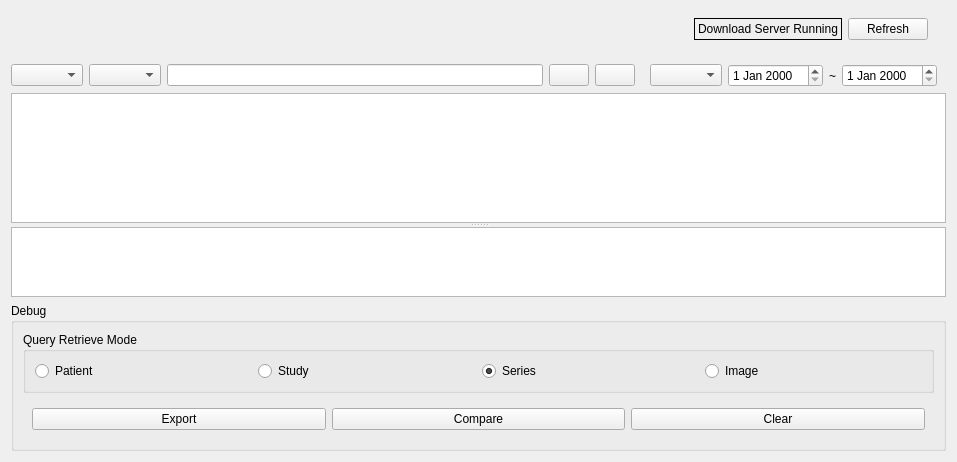
<?xml version="1.0" encoding="UTF-8"?>
<ui version="4.0">
 <class>PACSSearchDownloadWidget</class>
 <widget class="QWidget" name="PACSSearchDownloadWidget">
  <property name="geometry">
   <rect>
    <x>0</x>
    <y>0</y>
    <width>957</width>
    <height>462</height>
   </rect>
  </property>
  <property name="windowTitle">
   <string>Form</string>
  </property>
  <layout class="QVBoxLayout" name="verticalLayout">
   <property name="topMargin">
    <number>0</number>
   </property>
   <item>
    <widget class="QWidget" name="widget_4" native="true">
     <layout class="QHBoxLayout" name="horizontalLayout_7">
      <item>
       <widget class="fm::PACSListWidget" name="m_PACSListWidget" native="true">
        <layout class="QHBoxLayout" name="horizontalLayout_5"/>
       </widget>
      </item>
      <item>
       <spacer name="horizontalSpacer_2">
        <property name="orientation">
         <enum>Qt::Horizontal</enum>
        </property>
        <property name="sizeHint" stdset="0">
         <size>
          <width>634</width>
          <height>20</height>
         </size>
        </property>
       </spacer>
      </item>
      <item>
       <widget class="QWidget" name="m_widgetDownloadServer" native="true">
        <layout class="QHBoxLayout" name="horizontalLayout_6">
         <item>
          <widget class="QLabel" name="m_labelDownloadServerStatus">
           <property name="frameShape">
            <enum>QFrame::Box</enum>
           </property>
           <property name="text">
            <string>Download Server Running</string>
           </property>
          </widget>
         </item>
         <item>
          <widget class="QPushButton" name="m_btnRefreshDownloadServer">
           <property name="sizePolicy">
            <sizepolicy hsizetype="Fixed" vsizetype="Fixed">
             <horstretch>0</horstretch>
             <verstretch>0</verstretch>
            </sizepolicy>
           </property>
           <property name="text">
            <string>Refresh</string>
           </property>
          </widget>
         </item>
        </layout>
       </widget>
      </item>
     </layout>
    </widget>
   </item>
   <item>
    <widget class="QWidget" name="widget_2" native="true">
     <property name="sizePolicy">
      <sizepolicy hsizetype="Preferred" vsizetype="Preferred">
       <horstretch>3</horstretch>
       <verstretch>0</verstretch>
      </sizepolicy>
     </property>
     <layout class="QHBoxLayout" name="horizontalLayout_3">
      <property name="leftMargin">
       <number>0</number>
      </property>
      <property name="topMargin">
       <number>0</number>
      </property>
      <property name="rightMargin">
       <number>0</number>
      </property>
      <property name="bottomMargin">
       <number>0</number>
      </property>
      <item>
       <widget class="QComboBox" name="m_cboSearchMode"/>
      </item>
      <item>
       <widget class="QComboBox" name="m_cboModality"/>
      </item>
      <item>
       <widget class="QLineEdit" name="m_editSearch">
        <property name="sizePolicy">
         <sizepolicy hsizetype="Expanding" vsizetype="Fixed">
          <horstretch>0</horstretch>
          <verstretch>0</verstretch>
         </sizepolicy>
        </property>
       </widget>
      </item>
      <item>
       <widget class="QPushButton" name="m_btnSearch">
        <property name="sizePolicy">
         <sizepolicy hsizetype="Fixed" vsizetype="Fixed">
          <horstretch>0</horstretch>
          <verstretch>0</verstretch>
         </sizepolicy>
        </property>
        <property name="styleSheet">
         <string notr="true"/>
        </property>
        <property name="text">
         <string/>
        </property>
       </widget>
      </item>
      <item>
       <widget class="QPushButton" name="m_btnDownload">
        <property name="sizePolicy">
         <sizepolicy hsizetype="Fixed" vsizetype="Fixed">
          <horstretch>0</horstretch>
          <verstretch>0</verstretch>
         </sizepolicy>
        </property>
        <property name="text">
         <string/>
        </property>
       </widget>
      </item>
      <item>
       <widget class="QWidget" name="widget" native="true">
        <layout class="QHBoxLayout" name="horizontalLayout">
         <property name="topMargin">
          <number>0</number>
         </property>
         <property name="bottomMargin">
          <number>0</number>
         </property>
         <item>
          <widget class="QComboBox" name="m_cboDateRangeMode"/>
         </item>
         <item>
          <widget class="QDateEdit" name="m_dateEditStart"/>
         </item>
         <item>
          <widget class="QLabel" name="label">
           <property name="text">
            <string>~</string>
           </property>
          </widget>
         </item>
         <item>
          <widget class="QDateEdit" name="m_dateEditEnd"/>
         </item>
        </layout>
       </widget>
      </item>
     </layout>
    </widget>
   </item>
   <item>
    <widget class="QSplitter" name="m_splitter">
     <property name="orientation">
      <enum>Qt::Vertical</enum>
     </property>
     <widget class="QTableWidget" name="m_tableSearchStudyList">
      <property name="sizePolicy">
       <sizepolicy hsizetype="Expanding" vsizetype="Expanding">
        <horstretch>0</horstretch>
        <verstretch>2</verstretch>
       </sizepolicy>
      </property>
     </widget>
     <widget class="QTableWidget" name="m_tableSearchSeriesList">
      <property name="sizePolicy">
       <sizepolicy hsizetype="Expanding" vsizetype="Expanding">
        <horstretch>0</horstretch>
        <verstretch>1</verstretch>
       </sizepolicy>
      </property>
     </widget>
    </widget>
   </item>
   <item>
    <widget class="QGroupBox" name="m_groupDebug">
     <property name="title">
      <string>Debug</string>
     </property>
     <layout class="QVBoxLayout" name="verticalLayout_2">
      <item>
       <widget class="QGroupBox" name="groupBox">
        <property name="title">
         <string>Query Retrieve Mode</string>
        </property>
        <layout class="QHBoxLayout" name="horizontalLayout_4">
         <item>
          <widget class="QRadioButton" name="m_rdoDebugQRPatientMode">
           <property name="text">
            <string>Patient</string>
           </property>
          </widget>
         </item>
         <item>
          <widget class="QRadioButton" name="m_rdoDebugQRStudyMode">
           <property name="text">
            <string>Study</string>
           </property>
           <property name="checked">
            <bool>false</bool>
           </property>
          </widget>
         </item>
         <item>
          <widget class="QRadioButton" name="m_rdoDebugQRSeriesMode">
           <property name="text">
            <string>Series</string>
           </property>
           <property name="checked">
            <bool>true</bool>
           </property>
          </widget>
         </item>
         <item>
          <widget class="QRadioButton" name="m_rdoDebugQRImageMode">
           <property name="text">
            <string>Image</string>
           </property>
          </widget>
         </item>
        </layout>
       </widget>
      </item>
      <item>
       <widget class="QWidget" name="widget_3" native="true">
        <layout class="QHBoxLayout" name="horizontalLayout_2">
         <item>
          <widget class="QPushButton" name="m_btnDebugExportData">
           <property name="text">
            <string>Export</string>
           </property>
          </widget>
         </item>
         <item>
          <widget class="QPushButton" name="m_btnDebugCompare">
           <property name="text">
            <string>Compare</string>
           </property>
          </widget>
         </item>
         <item>
          <widget class="QPushButton" name="m_btnDebugClear">
           <property name="text">
            <string>Clear</string>
           </property>
          </widget>
         </item>
        </layout>
       </widget>
      </item>
     </layout>
    </widget>
   </item>
  </layout>
 </widget>
 <customwidgets>
  <customwidget>
   <class>fm::PACSListWidget</class>
   <extends>QWidget</extends>
   <header>filemanager/appcore/ui/pacslistwidget.h</header>
   <container>1</container>
  </customwidget>
 </customwidgets>
 <resources/>
 <connections/>
</ui>
